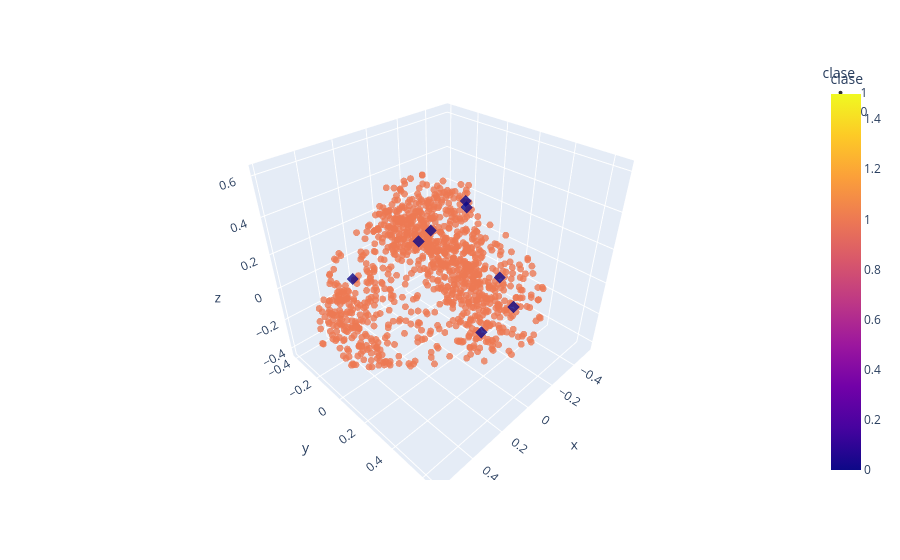

Notebook source saved alongside this figure:
### Code cell
import plotly.express as px
import pandas as pd

# Convertir tus datos a DataFrame para facilidad
df = pd.DataFrame({
    "x": X_pca[:, 0],
    "y": X_pca[:, 1],
    "z": X_pca[:, 2],
    "clase": y
})

# Crear gráfico 3D interactivo
fig = px.scatter_3d(
    df, x="x", y="y", z="z",
    color="clase",          # Colores según clase
    #symbol="clase",         # Opcional: diferentes símbolos por clase
    opacity=0.8,
    size_max=6,
)

# Ajustes visuales
fig.update_traces(marker=dict(size=4))  # tamaño de puntos
#fig.update_layout(
#    legend_title="Clases",
#    title="Visualización PCA en 3D"
#)

fig.show()

### Figure 1 — Plotly figure (JSON) as saved in the notebook; plotly's stock layout.template omitted (floating-point values rounded to 4 significant figures; data arrays with more than 128 entries replaced by an {"elided": "..."} marker saying what was removed)
{"data": [{"hovertemplate": "clase=%{marker.color}<br>x=%{x}<br>y=%{y}<br>z=%{z}<extra></extra>", "legendgroup": "1", "marker": {"color": {"elided": "1075 int values"}, "coloraxis": "coloraxis", "opacity": 0.8, "size": 4, "symbol": "circle"}, "mode": "markers", "name": "1", "scene": "scene", "showlegend": true, "type": "scatter3d", "x": {"elided": "1075 float values"}, "y": {"elided": "1075 float values"}, "z": {"elided": "1075 float values"}}, {"hovertemplate": "clase=%{marker.color}<br>x=%{x}<br>y=%{y}<br>z=%{z}<extra></extra>", "legendgroup": "0", "marker": {"color": [0, 0, 0, 0, 0, 0, 0, 0], "coloraxis": "coloraxis", "opacity": 0.8, "size": 4, "symbol": "diamond"}, "mode": "markers", "name": "0", "scene": "scene", "showlegend": true, "type": "scatter3d", "x": [-0.3153, -0.4612, 0.3828, -0.4618, -0.4382, -0.06385, -0.01259, 0.003914], "y": [-0.3147, -0.1767, -0.1164, -0.1692, 0.1228, -0.1428, 0.5338, 0.3717], "z": [-0.01223, 0.1781, 0.09924, 0.1387, -0.1921, 0.09845, 0.0772, -0.1682]}], "layout": {"coloraxis": {"colorbar": {"title": {"text": "clase"}}, "colorscale": [[0, "#0d0887"], [0.1111, "#46039f"], [0.2222, "#7201a8"], [0.3333, "#9c179e"], [0.4444, "#bd3786"], [0.5556, "#d8576b"], [0.6667, "#ed7953"], [0.7778, "#fb9f3a"], [0.8889, "#fdca26"], [1, "#f0f921"]]}, "legend": {"title": {"text": "clase"}, "tracegroupgap": 0}, "margin": {"t": 60}, "scene": {"domain": {"x": [0, 1], "y": [0, 1]}, "xaxis": {"title": {"text": "x"}}, "yaxis": {"title": {"text": "y"}}, "zaxis": {"title": {"text": "z"}}}}}
